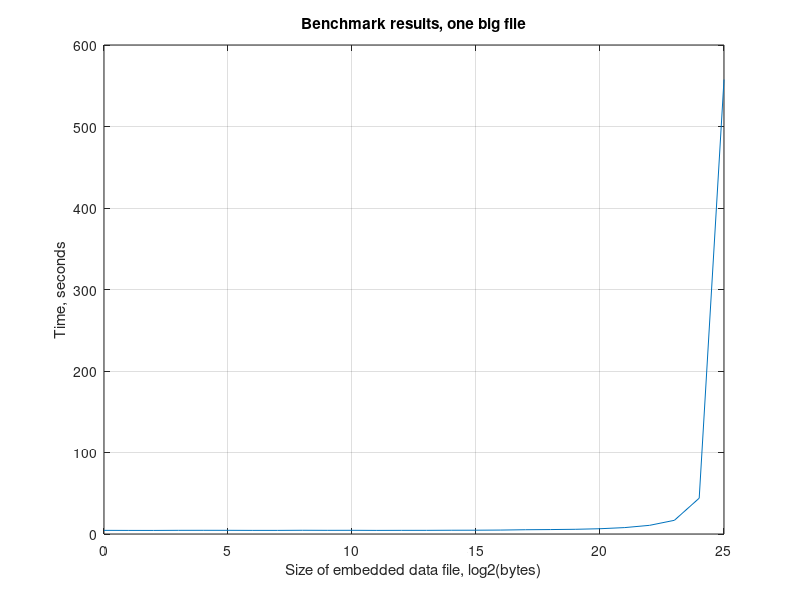
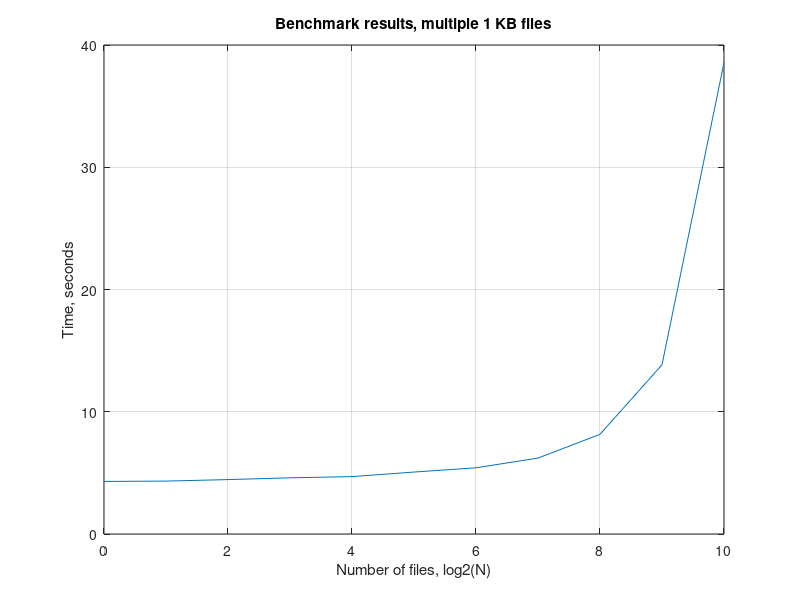

Write the MATLAB code that produced these figures, in order.
clear; clc; close all;

data_size_1_file = [0, 1, 2, 4, 8, 16, 32, 64, 128, 256, 512, 1024, 2048, 4096, 8192, 16384, 32768, 65536, 131072, 262144, 524288, 1048576, 2097152, 4194304, 8388608, 16777216, 33554432, ];
time_seconds_1_file = [4.2458712, 4.4737242, 4.4009209, 4.38499, 4.5056807, 4.5302156, 4.5185401, 4.4358826, 4.4410697, 4.5782725, 4.5071241, 4.5385873, 4.425545, 4.4826812, 4.4950508, 4.6179142, 4.664116, 4.8352709, 5.2451348, 5.4529658, 5.7756434, 6.4708188, 7.8748273, 10.6388606, 16.8013819, 43.9626009, 557.6133586, ];

figure
plot(log2(data_size_1_file), time_seconds_1_file)
grid
title('Benchmark results, one big file')
xlabel('Size of embedded data file, log2(bytes)')
ylabel('Time, seconds')

data_size_multiple_1kb_files = [0, 1, 2, 4, 8, 16, 32, 64, 128, 256, 512, 1024];
time_seconds_multiple_1kb_files = [4.3570112, 4.2996338, 4.3283141, 4.4510958, 4.595591, 4.6952979, 5.0675485, 5.4167353, 6.2087777, 8.1538394, 13.841897, 38.5579338];

figure
plot(log2(data_size_multiple_1kb_files), time_seconds_multiple_1kb_files)
grid
title('Benchmark results, multiple 1 KB files')
xlabel('Number of files, log2(N)')
ylabel('Time, seconds')